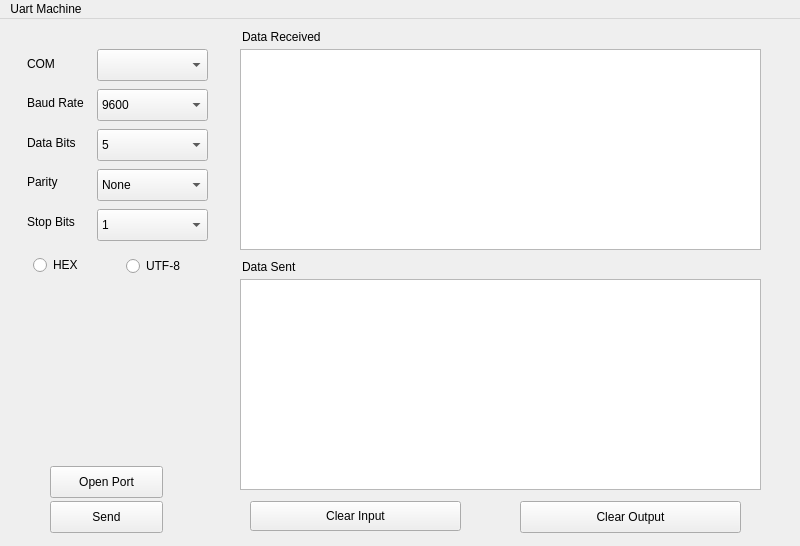
<?xml version="1.0" encoding="UTF-8"?>
<ui version="4.0">
 <class>MainWindow</class>
 <widget class="QMainWindow" name="MainWindow">
  <property name="geometry">
   <rect>
    <x>0</x>
    <y>0</y>
    <width>800</width>
    <height>546</height>
   </rect>
  </property>
  <property name="windowTitle">
   <string>MainWindow</string>
  </property>
  <widget class="QWidget" name="centralwidget">
   <widget class="QPushButton" name="openButton">
    <property name="geometry">
     <rect>
      <x>50</x>
      <y>447</y>
      <width>113</width>
      <height>32</height>
     </rect>
    </property>
    <property name="text">
     <string>Open Port</string>
    </property>
   </widget>
   <widget class="QComboBox" name="portBox">
    <property name="geometry">
     <rect>
      <x>97</x>
      <y>30</y>
      <width>111</width>
      <height>32</height>
     </rect>
    </property>
    <property name="acceptDrops">
     <bool>false</bool>
    </property>
   </widget>
   <widget class="QComboBox" name="baudBox">
    <property name="geometry">
     <rect>
      <x>97</x>
      <y>70</y>
      <width>111</width>
      <height>32</height>
     </rect>
    </property>
    <property name="contextMenuPolicy">
     <enum>Qt::DefaultContextMenu</enum>
    </property>
    <item>
     <property name="text">
      <string>9600</string>
     </property>
    </item>
    <item>
     <property name="text">
      <string>115200</string>
     </property>
    </item>
   </widget>
   <widget class="QComboBox" name="dataBitsBox">
    <property name="geometry">
     <rect>
      <x>97</x>
      <y>110</y>
      <width>111</width>
      <height>32</height>
     </rect>
    </property>
    <item>
     <property name="text">
      <string>5</string>
     </property>
    </item>
    <item>
     <property name="text">
      <string>6</string>
     </property>
    </item>
    <item>
     <property name="text">
      <string>7</string>
     </property>
    </item>
    <item>
     <property name="text">
      <string>8</string>
     </property>
    </item>
   </widget>
   <widget class="QComboBox" name="parityBox">
    <property name="geometry">
     <rect>
      <x>97</x>
      <y>150</y>
      <width>111</width>
      <height>32</height>
     </rect>
    </property>
    <item>
     <property name="text">
      <string>None</string>
     </property>
    </item>
   </widget>
   <widget class="QComboBox" name="stopBitsBox">
    <property name="geometry">
     <rect>
      <x>97</x>
      <y>190</y>
      <width>111</width>
      <height>32</height>
     </rect>
    </property>
    <item>
     <property name="text">
      <string>1</string>
     </property>
    </item>
    <item>
     <property name="text">
      <string>2</string>
     </property>
    </item>
   </widget>
   <widget class="QTextEdit" name="rcvEdit">
    <property name="geometry">
     <rect>
      <x>240</x>
      <y>30</y>
      <width>521</width>
      <height>201</height>
     </rect>
    </property>
   </widget>
   <widget class="QTextEdit" name="sendEdit">
    <property name="geometry">
     <rect>
      <x>240</x>
      <y>260</y>
      <width>521</width>
      <height>211</height>
     </rect>
    </property>
   </widget>
   <widget class="QPushButton" name="clearInButton">
    <property name="geometry">
     <rect>
      <x>250</x>
      <y>482</y>
      <width>211</width>
      <height>30</height>
     </rect>
    </property>
    <property name="text">
     <string>Clear Input</string>
    </property>
   </widget>
   <widget class="QPushButton" name="clearOutButton">
    <property name="geometry">
     <rect>
      <x>520</x>
      <y>482</y>
      <width>221</width>
      <height>32</height>
     </rect>
    </property>
    <property name="text">
     <string>Clear Output</string>
    </property>
   </widget>
   <widget class="QPushButton" name="sendButton">
    <property name="geometry">
     <rect>
      <x>50</x>
      <y>482</y>
      <width>113</width>
      <height>32</height>
     </rect>
    </property>
    <property name="text">
     <string>Send</string>
    </property>
   </widget>
   <widget class="QLabel" name="label">
    <property name="geometry">
     <rect>
      <x>27</x>
      <y>37</y>
      <width>59</width>
      <height>16</height>
     </rect>
    </property>
    <property name="text">
     <string>COM</string>
    </property>
   </widget>
   <widget class="QLabel" name="label_2">
    <property name="geometry">
     <rect>
      <x>27</x>
      <y>74</y>
      <width>61</width>
      <height>20</height>
     </rect>
    </property>
    <property name="text">
     <string>Baud Rate</string>
    </property>
   </widget>
   <widget class="QLabel" name="label_3">
    <property name="geometry">
     <rect>
      <x>27</x>
      <y>116</y>
      <width>59</width>
      <height>16</height>
     </rect>
    </property>
    <property name="text">
     <string>Data Bits</string>
    </property>
   </widget>
   <widget class="QLabel" name="label_4">
    <property name="geometry">
     <rect>
      <x>27</x>
      <y>155</y>
      <width>59</width>
      <height>16</height>
     </rect>
    </property>
    <property name="text">
     <string>Parity</string>
    </property>
   </widget>
   <widget class="QLabel" name="label_5">
    <property name="geometry">
     <rect>
      <x>27</x>
      <y>195</y>
      <width>59</width>
      <height>16</height>
     </rect>
    </property>
    <property name="text">
     <string>Stop Bits</string>
    </property>
   </widget>
   <widget class="QLabel" name="label_6">
    <property name="geometry">
     <rect>
      <x>242</x>
      <y>10</y>
      <width>91</width>
      <height>16</height>
     </rect>
    </property>
    <property name="text">
     <string>Data Received</string>
    </property>
   </widget>
   <widget class="QLabel" name="label_7">
    <property name="geometry">
     <rect>
      <x>242</x>
      <y>240</y>
      <width>91</width>
      <height>16</height>
     </rect>
    </property>
    <property name="text">
     <string>Data Sent</string>
    </property>
   </widget>
   <widget class="QRadioButton" name="hexRadioBtn">
    <property name="geometry">
     <rect>
      <x>33</x>
      <y>236</y>
      <width>51</width>
      <height>20</height>
     </rect>
    </property>
    <property name="text">
     <string>HEX</string>
    </property>
   </widget>
   <widget class="QRadioButton" name="utfRadioBtn">
    <property name="geometry">
     <rect>
      <x>126</x>
      <y>237</y>
      <width>61</width>
      <height>20</height>
     </rect>
    </property>
    <property name="text">
     <string>UTF-8</string>
    </property>
   </widget>
  </widget>
  <widget class="QMenuBar" name="menubar">
   <property name="geometry">
    <rect>
     <x>0</x>
     <y>0</y>
     <width>800</width>
     <height>22</height>
    </rect>
   </property>
   <widget class="QMenu" name="menuUart_Machine">
    <property name="title">
     <string>Uart Machine</string>
    </property>
   </widget>
   <addaction name="menuUart_Machine"/>
  </widget>
 </widget>
 <resources/>
 <connections/>
</ui>
